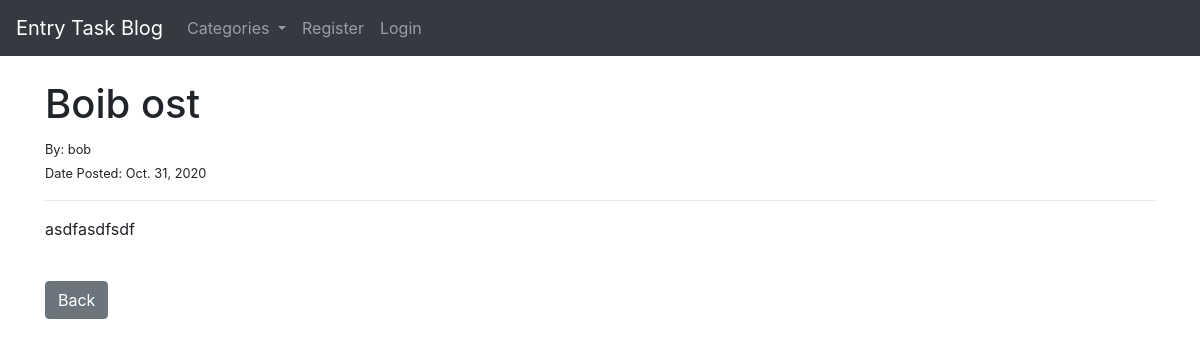
Screenshot of /post/37/ with the database file from the repository.
### blog/models.py (models this page shows, shortened)
class Post(models.Model):
    title = models.CharField(max_length=255)
    title_tag = models.CharField(max_length=255)
    author = models.ForeignKey(User, on_delete=models.CASCADE)
    body = models.TextField()
    date_posted = models.DateField(auto_now_add=True)
    category = models.CharField(max_length=255, default='coding')

### blog/views.py (the view)
# urls.py: path('post/<int:pk>/', PostDetailed.as_view(), name='postdetailed'),
class PostDetailed(DetailView):
    model = Post
    template_name = 'postdetailed.html'
    def get_context_data(self, *args,**kwargs):
        categories_menu = Category.objects.all()
        context = super(self.__class__, self).get_context_data(*args, **kwargs)
        context['categories_menu'] = categories_menu
        return context

### blog/models.py (called while the page is built)
    def __str__(self):
        return str(self.name)

### blog/templates/postdetailed.html (shortened to what this page needs)
{% extends 'base.html' %}
{% block content %}
    <h1>{{ post.title }}</h1>
    <small>
        By: {{ post.author }}
        <br>
        Date Posted: {{ post.date_posted }}
        <br>
    </small>
    <hr>
    <p>{{ post.body }}</p>
    <br>
    <a href="{% url 'home' %}" class="btn btn-secondary">Back</a>
{% endblock %}

### rows the page displays
Post: title "Boib ost", author "bob", date_posted "Oct. 31, 2020", body "asdfasdfsdf"
